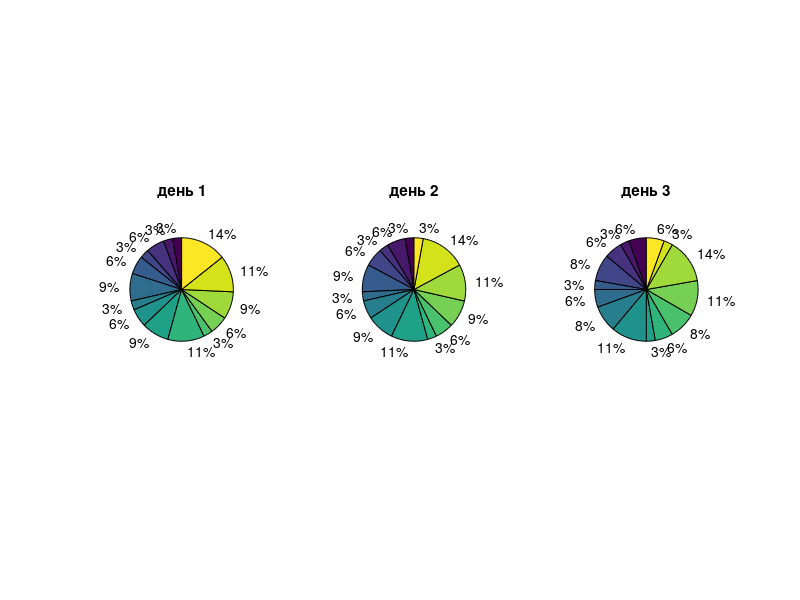

Source code (MATLAB):
d1 = [1 1 2 1 2 3 1 2 3 4 1 2 3 4 5];
r1 = subplot(1,3,1);
pie(r1,d1)
title(r1, 'день 1' );

d2 = [1 2 1 2 3 1 2 3 4 1 2 3 4 5 1];
r2 = subplot(1,3,2);
pie(r2,d2)
title(r2,'день 2');

d3 = [2 1 2 3 1 2 3 4 1 2 3 4 5 1 2];
r3 = subplot(1,3,3);
pie(r3,d3)
title(r3,'день 3');
